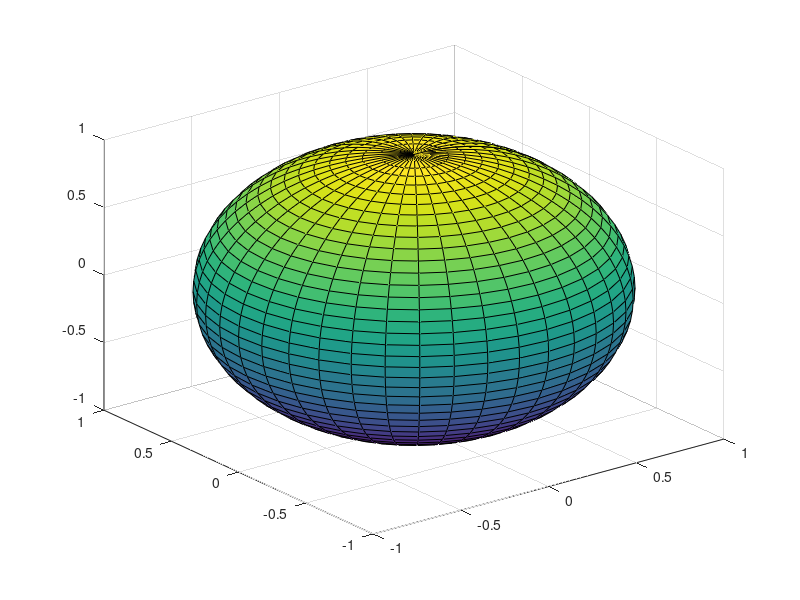

This chart was generated by the following MATLAB code: (Note: this script raises an error after producing the figure.)
function Jorden

	[x,y,z] = sphere(40);
	figure;
	s=surf(x,y,z);
	tmr = timer('ExecutionMode', 'FixedRate', ...
		'Period', 0.1, ...
		'TimerFcn', {@timerCallback});

	start(tmr);

	function timerCallback(~, ~)
		direction = [0 0 1];
		rotate(s, direction, 1)
	end
end
